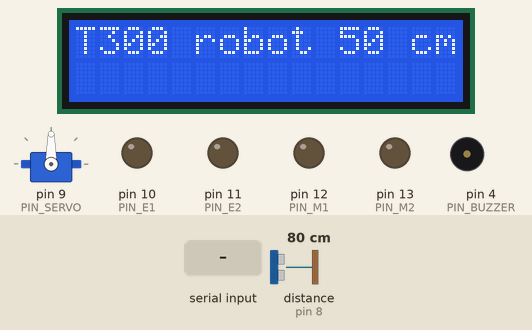
Simulated run of this sketch. Board: Arduino Mega 2560, built with avr-gcc and run on an emulated ATmega2560. On the bench: servo, 16×2 character LCD, output pins drawn as LEDs (lit = HIGH), buzzer (waves = sounding, pin HIGH). The test bench sets the inputs (shaded band); at power-on: distance to the obstacle (sensor on pin 8) 80 cm. The echo pulse lasts 58.3 µs per cm; what the sketch prints to the serial monitor is not drawn.

Above: at 1.4 s.
1.5 s: "M\n" received over the second serial link
At 2.2 s:
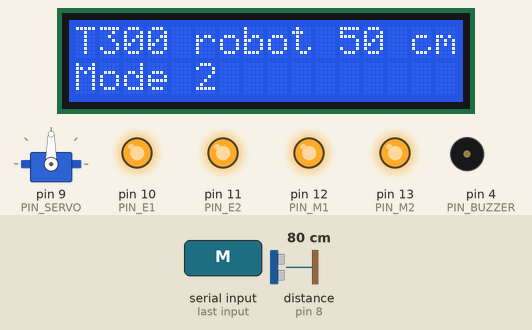
3.2 s: "T\n" received over the second serial link
At 4.4 s:
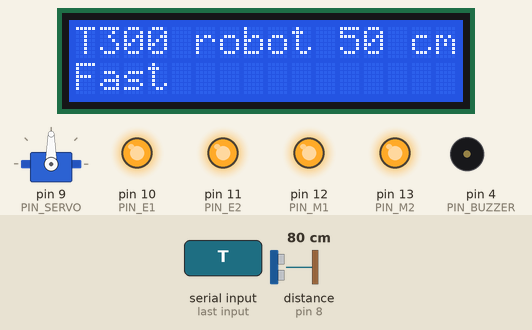
4.7 s: "X\n" received over the second serial link
At 5.5 s:
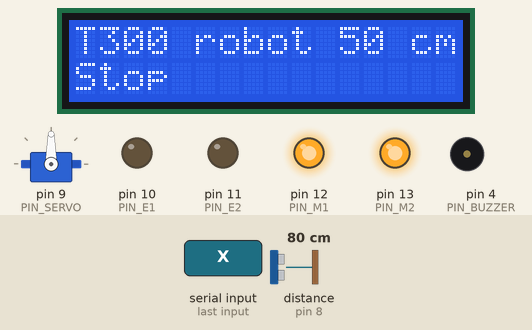
6.2 s: "Q\n" received over the second serial link
At 6.6 s:
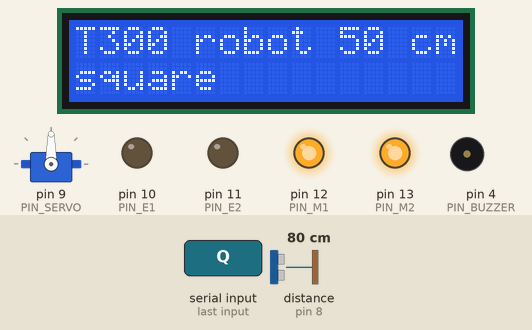
7.7 s: "C\n" received over the second serial link
At 8.9 s:
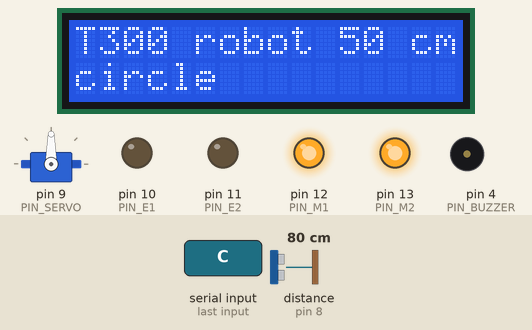
9.2 s: "M\n" received over the second serial link
At 10.5 s:
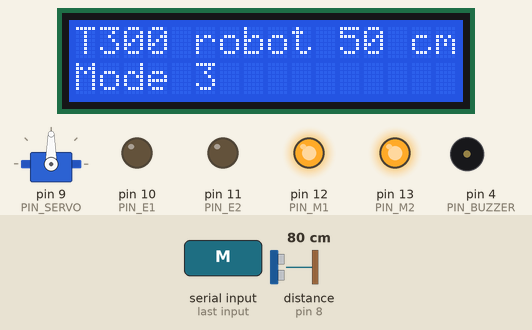
Timing chart, 0 to 12.0 s (numbered marks = the images above; inputs shaded):
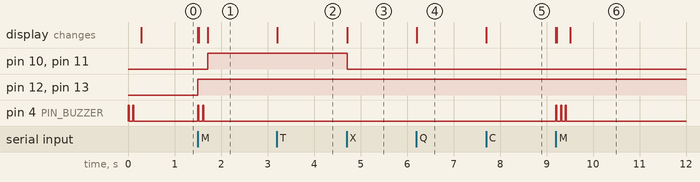

Measured:
- after the input at 1.5 s, pin 10 (PIN_E1), pin 11 (PIN_E2): LOW → HIGH after 0.21 s; pin 12 (PIN_M1), pin 13 (PIN_M2): LOW → HIGH at once; pin 4 (PIN_BUZZER): alternates HIGH for 0.02 s and LOW for 0.08 s, 4 changes in all, then stays LOW, starting at once; the display: first changes at once (image 1 shows a later state)
- after the input at 3.2 s, the display: changes at once (image 2)
- after the input at 4.7 s, pin 10 (PIN_E1), pin 11 (PIN_E2): HIGH → LOW at once; the display: changes at once (image 3)
- after the input at 6.2 s, the display: changes at once (image 4)
- after the input at 7.7 s, the display: changes at once (image 5)
- after the input at 9.2 s, pin 4 (PIN_BUZZER): alternates HIGH for 0.02 s and LOW for 0.08 s, 6 changes in all, then stays LOW, starting at once; the display: first changes at once (image 6 shows a later state)

The sketch:

T300_20191211.ino
```cpp
// Setup with 10 keys as defined in the root folder and used with kreier/remote and BitBlue on iOS
//
// Matrix for control - mode1 - 2019/12/12
//
// key index M1 M2 SPED text
//  F    0   1  1  255  forward
//  B    1   0  0  255  backward
//  L    2   1  0  255  left
//  R    3   0  1  255  right
//
//
//


#include <NewPing.h>
#include <Servo.h>
#include <Wire.h>
#include <hd44780.h>
#include <hd44780ioClass/hd44780_I2Cexp.h> // include i/o class header

#define PIN_BUZZER     4
#define PIN_TRIGGER    7
#define PIN_ECHO       8
#define PIN_SERVO      9
#define PIN_E1        10 // enable - with PWM
#define PIN_M1        12
#define PIN_E2        11 // PWM
#define PIN_M2        13
#define MAX_DISTANCE  50
#define RELAX_SONAR  200 // ms to check for obstacles
#define RELAX_DRIVE  412 // ms to drive until check direction

const char keyindex[] = "FBLRTCXQMS";
const int motor1[] = {1, 0, 1, 0};
const int motor2[] = {1, 0, 0, 1};
const String text[] = {"forward","backward","left","right","triange","circle","  X  ","square","select","start"};

int verzug = 200;

char BTinput = '0';  // char input via bluetooth
int  BTkey = 0;      // converted to numerical value
int  pos = 0;
int  spd = 0;
int  mode = 1;
String message = "Stop   ";
// int sped[] = {255, 255, 200, 200};
unsigned long timer_sonar;
unsigned long timer_drive;
int DistanceCm;
boolean selbst = LOW;

hd44780_I2Cexp lcd;
NewPing sonar(PIN_TRIGGER, PIN_ECHO, MAX_DISTANCE);
Servo myservo;

void distance() {
  DistanceCm = sonar.ping_cm(); // 10 pings per second
  if (DistanceCm == 0) DistanceCm = MAX_DISTANCE;
  lcd.setCursor(11,0);
  lcd.print(DistanceCm);
  lcd.print(" cm  ");
  if(DistanceCm < 20) {
    if(mode == 3) beep(1);
    timer_sonar -= (RELAX_SONAR - DistanceCm * 19);
    if(DistanceCm < 10) { // please stop
      spd = 0;
      analogWrite(PIN_E1, spd);
      analogWrite(PIN_E2, spd);
    }
  }
}

void beep(int beeps) {
  for(int i = 0; i < beeps; i++) {
    digitalWrite(PIN_BUZZER, HIGH);
    lcd.noBacklight();
    delay(20);
    digitalWrite(PIN_BUZZER, LOW);
    lcd.backlight();
    delay(80);
  }
}

void disp(int lcd_x, int lcd_y, String text) {
  Serial1.print( text );        // return via bluetooth
  lcd.setCursor(lcd_x, lcd_y);
  lcd.print( text );
}

void setup() {
  pinMode(PIN_TRIGGER, OUTPUT);
  pinMode(PIN_ECHO, INPUT);
  pinMode(PIN_SERVO, OUTPUT);
  pinMode(PIN_BUZZER, OUTPUT);
  pinMode(PIN_M1, OUTPUT);
  pinMode(PIN_M2, OUTPUT);
  analogWrite(PIN_E1, spd);
  analogWrite(PIN_E2, spd);
  myservo.attach(PIN_SERVO);
  myservo.write(90);
  timer_sonar = millis();
  timer_drive = millis();

  beep(2);
  Serial1.begin(9600);  // HC-10 BLE on pin 0 and 1
  lcd.init();
  //lcd.backlight();
  disp(0, 0, "T300 robot car");
  Serial.begin(115200);
}

void loop() {
  if (Serial1.available())
  {
    BTinput = Serial1.read();
    for(BTkey = 0; BTkey < 9; BTkey += 1) {
      if(BTinput == keyindex[BTkey]) {
        Serial.print("Verstanden: ");
        Serial.print(BTkey);
        Serial.print("  ");
        Serial.print(text[BTkey] + "\n");
        message = text[BTkey];
        break;
      }
    }
    if(mode == 1) {
      digitalWrite(PIN_M1, motor1[BTkey]);
      digitalWrite(PIN_M2, motor2[BTkey]);
      spd = 255;
    }
    if(BTinput == 'S') {          // Start  -  autonomus with the servo
        for(spd = 255; spd > 0; spd -= 16) {
          analogWrite(PIN_E1, spd);
          analogWrite(PIN_E2, spd);
          Serial.print("PWM: ");
          Serial.print(spd);
          Serial.print("\n");
          delay(verzug);
        }
        for(spd = 0; spd < 255; spd += 16) {
          analogWrite(PIN_E1, spd);
          analogWrite(PIN_E2, spd);
          Serial.print("PWM: ");
          Serial.print(spd);
          Serial.print("\n");
          delay(verzug);
        }
    }
    if(BTinput == 'S' && mode == 4) {          // Start  -  autonomus driving
      selbst = HIGH;
    }
    if(BTinput == 'T') {
      spd = 255; // triangle - B - FAST
      message = "Fast    ";
    }
    if(BTinput == 'M') {          // circle   - Y - SELECT
      // what is my mode? Beep 1 for remote 2 for autonomus and 3 for autonomus with ultrasonic beep
      mode++;
      if(mode > 4) mode = 1;
      beep(mode);
      message = "Mode ";
      message += String(mode);
      message += "   ";
    }
    if(BTinput == 'X') {
      spd = 0;   // cross   - X - STOP
      message = "Stop    ";
    }
    if(BTinput == 'Q' && mode == 1) { // slower
      spd -= 15;
      if(spd < 30) spd = 30;
      message = "square ";
      message += spd;
      message += " ";
    }
    if(BTinput == 'C' && mode == 1) { // faster
      spd += 15;
      if(spd > 255) spd = 255;
      message = "circle ";
      message += spd;
      message += " ";
    }
    disp(0, 1, message);
    analogWrite(PIN_E1, spd);
    analogWrite(PIN_E2, spd);
  }
  if(millis() > timer_sonar + RELAX_SONAR) {
    timer_sonar = millis();
    distance();
  }
}
```
